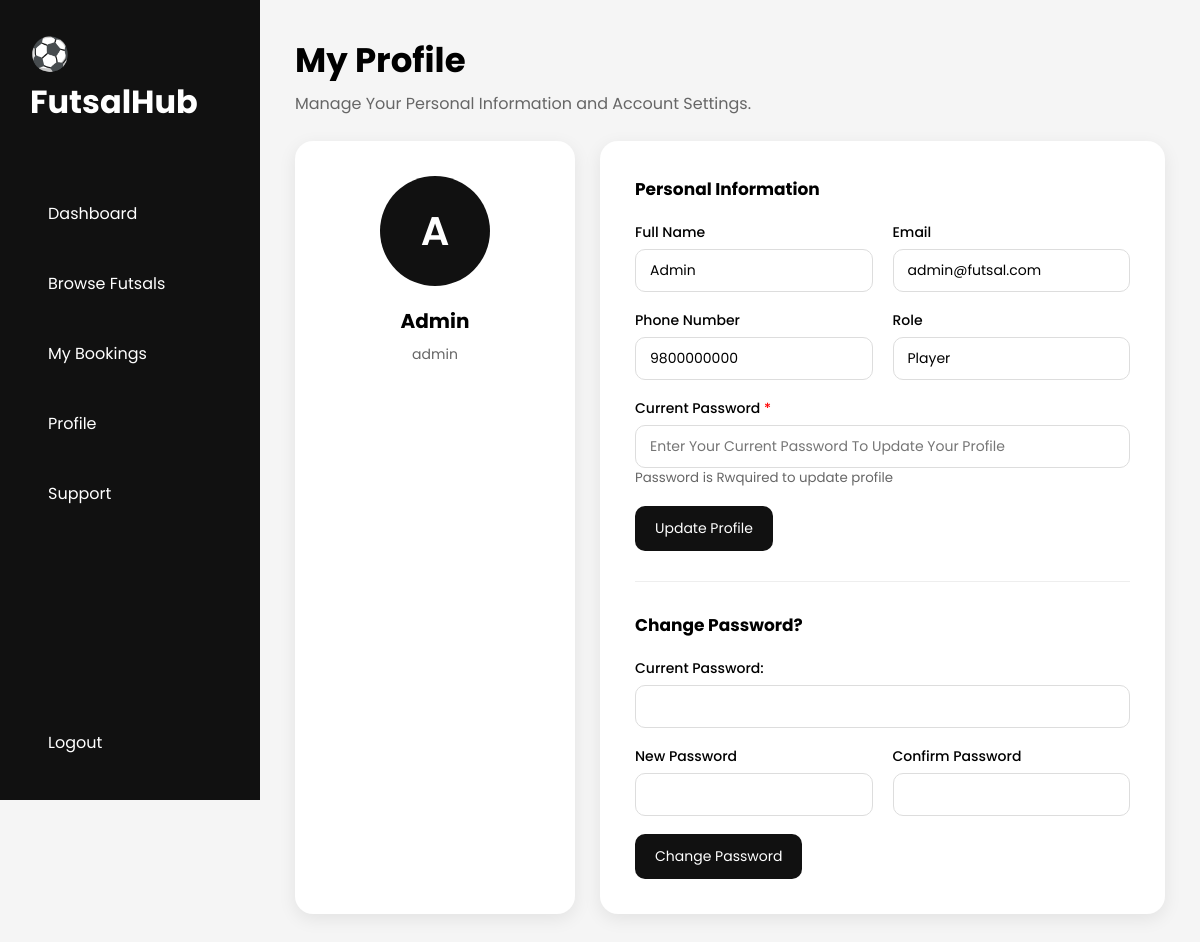
/customer/profile.php (signed in), run on an earlier commit of the app's database.
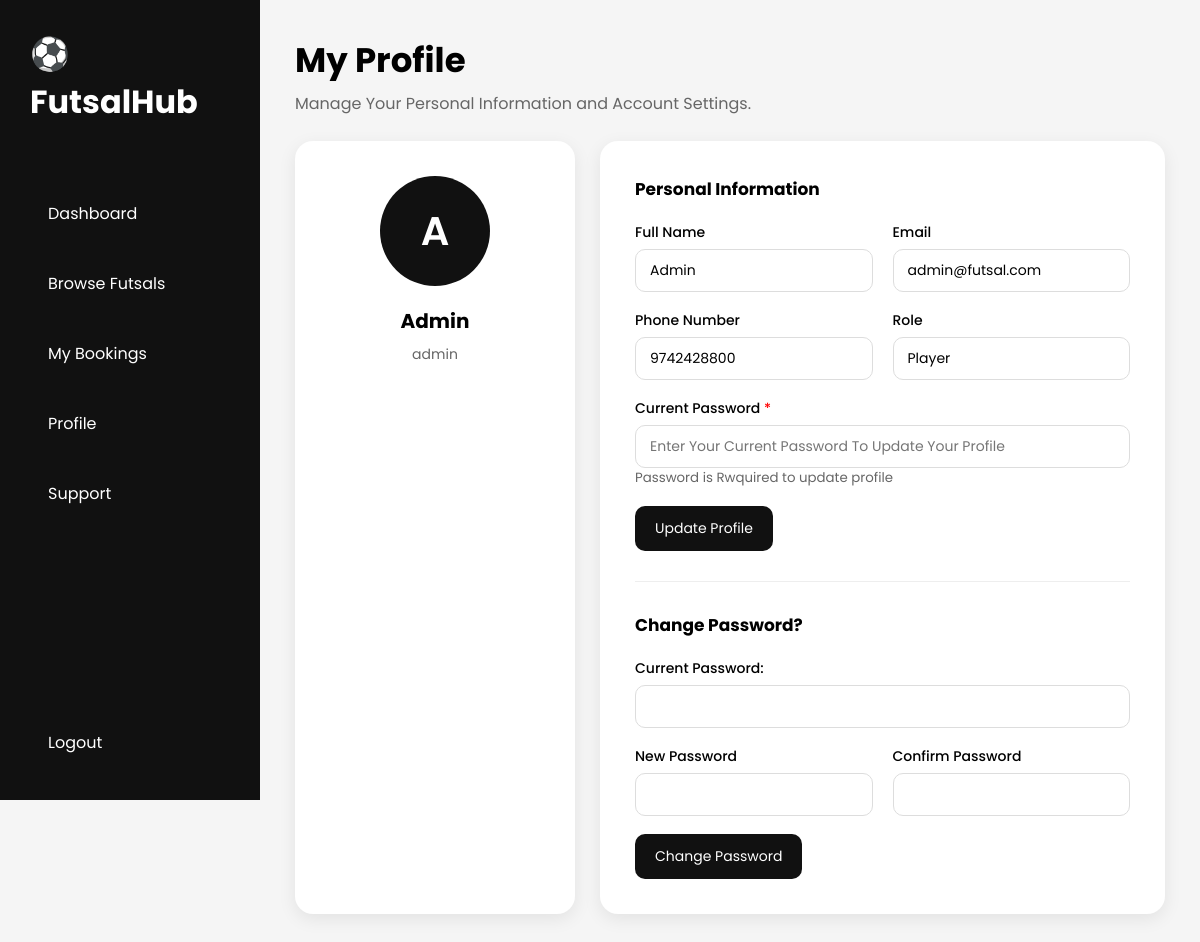
And on a later commit of the database.
### tables this page shows
CREATE TABLE users (
  userid INT AUTO_INCREMENT PRIMARY KEY,
  name VARCHAR(100) NOT NULL,
  email VARCHAR(100) NOT NULL UNIQUE,
  phone VARCHAR(15) NOT NULL,
  password VARCHAR(255) NOT NULL,
  role ENUM('customer', 'owner', 'staff', 'admin') NOT NULL,
  created_at TIMESTAMP DEFAULT CURRENT_TIMESTAMP
);

### customer/profile.php (the view, shortened to what this page needs)
<?php
require_once '../config/db.php';
$userid = $_SESSION['userid'];
$sql = "SELECT * FROM users WHERE userid='$userid'";
$result = mysqli_query($conn, $sql);
$user = mysqli_fetch_assoc($result);
?>
<!DOCTYPE html>
<html lang="en">
<head>
  <link rel="stylesheet" href="../assets/css/owner.css">
</head>
<body>
  <div class="dashboard">
    <?php include 'includes/sidebar.php'; ?>
    <main class="main">
      <div class="header">
        <div>
          <h1>My Profile</h1>
          <p>Manage Your Personal Information and Account Settings.</p>
        </div>
      </div>
      <div class="profile-container">
        <div class="profile-card">
          <div class="profile-avatar">
            <?= strtoupper(substr($user['name'], 0, 1)); ?>
          </div>
          <h2>
            <?= $user['name']; ?>
          </h2>
          <p><?= $user['role'] ?></p>
        </div>
        <div class="profile-form">
          <h3>Personal Information</h3>
          <form action="" method="POST" novalidate>
            <div class="row">
              <div class="form-group">
                <label for="">
                  Full Name
                </label>
                <input type="text" name="name" value="<?= $user['name']; ?>">
              </div>
              <div class="form-group">
                <label for="">Email</label>
                <input type="email" name="email" value="<?= $user['email']; ?>">
              </div>
            </div>
            <div class="row">
              <div class="form-group">
                <label for="">
                  Phone Number
                </label>
                <input type="text" name="phone" value="<?= $user['phone']; ?>">
              </div>
              <div class="form-group">
                <label for="">Role</label>
                <input type="text" value="Player" readonly>
              </div>
            </div>
            <div class="form-group">
              <label for="">
                Current Password
                <span style="color: red;">
                  *
                </span>
              </label>
              <input type="password" name="current_password" placeholder="Enter Your Current Password To Update Your Profile">
              <small style="color: #666;">
                Password is Rwquired to update profile
              </small>
            </div>
            <button type="submit" class="btn">
              Update Profile
            </button>
          </form>
          <hr style="margin: 30px 0;">
          <h3>Change Password?</h3>
          <form action="" method="POST" novalidate>
            <div class="form-group">
              <label for="">
                Current Password:
              </label>
              <input type="password" name="current_password" required>
            </div>
            <div class="row">
              <div class="form-group">
                <label for="">
                  New Password
                </label>
                <input type="password" name="new_password" required>
              </div>
              <div class="form-group">
                <label for="">
                  Confirm Password
                </label>
                <input type="password" name="confirm_password" required>
              </div>
            </div>
            <button type="submit" class="btn">
              Change Password
            </button>
          </form>
        </div>
      </div>
    </main>
  </div>
</body>
</html>

What changed in the data, as far as the page shows it:
changed users "Admin": phone "9800000000" → "9742428800"
